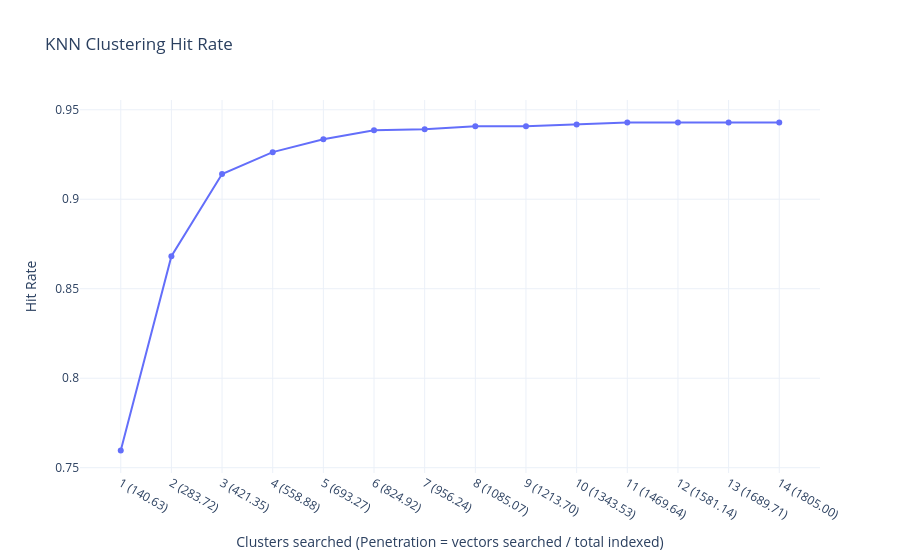

Notebook code cell kept with this figure:
### Code cell
import json
import numpy as np
from sklearn.cluster import KMeans
from sklearn.metrics import pairwise_distances_argmin_min
import plotly.graph_objects as go

# ---------------------
# Load JSON data
# ---------------------
def load_data(json_path):
    with open(json_path, 'r') as f:
        data = json.load(f)
    x = np.array(data["X"], dtype='float32')
    y = np.array(data["y"])
    return x, y

# ---------------------
# Split representatives & queries
# ---------------------
def split_representatives(x, y):
    unique_labels = np.unique(y)
    index_vectors = []
    index_labels = []
    query_vectors = []
    query_labels = []

    for label in unique_labels:
        indices = np.where(y == label)[0]
        if len(indices) == 0:
            continue
        index_vectors.append(x[indices[0]])
        index_labels.append(label)
        if len(indices) > 1:
            remaining = indices[1:]
            query_vectors.extend(x[remaining])
            query_labels.extend(y[remaining])

    return (np.array(index_vectors, dtype='float32'),
            np.array(index_labels),
            np.array(query_vectors, dtype='float32'),
            np.array(query_labels))

# ---------------------
# Build KMeans clusters
# ---------------------
def build_knn_clusters(vectors, n_clusters=14):
    kmeans = KMeans(n_clusters=n_clusters, random_state=42, n_init=10)
    kmeans.fit(vectors)
    cluster_assignments = kmeans.labels_
    clusters = {i: [] for i in range(n_clusters)}
    for idx, c in enumerate(cluster_assignments):
        clusters[c].append(idx)
    return kmeans, clusters

# ---------------------
# Evaluate hit rate (varying clusters searched)
# ---------------------
def evaluate_hit_rate_knn(kmeans, clusters, index_vectors, index_labels, query_vectors, query_labels, max_clusters=None):
    hit_rates = []
    x_labels = []
    highlight_point = None
    total_indexed = len(index_labels)
    
    n_clusters = len(clusters)
    if max_clusters is None:
        max_clusters = n_clusters

    for clusters_to_search in range(1, max_clusters + 1):
        hits = 0
        total_searched_vectors = 0

        for q_idx, q_vec in enumerate(query_vectors):
            # Distance to all centroids
            centroid_dists = np.linalg.norm(kmeans.cluster_centers_ - q_vec, axis=1)
            nearest_clusters = np.argsort(centroid_dists)[:clusters_to_search]

            # Collect candidate indices
            candidate_indices = []
            for c in nearest_clusters:
                candidate_indices.extend(clusters[c])
            total_searched_vectors += len(candidate_indices)

            # Find nearest neighbor among candidates
            if len(candidate_indices) > 0:
                candidates = index_vectors[candidate_indices]
                distances = np.linalg.norm(candidates - q_vec, axis=1)
                nn_idx = np.argmin(distances)
                nn_label = index_labels[candidate_indices[nn_idx]]
                if nn_label == query_labels[q_idx]:
                    hits += 1

        total_queries = len(query_vectors)
        hit_rate = hits / total_queries if total_queries > 0 else 0
        hit_rates.append(hit_rate)

        penetration = total_searched_vectors / total_indexed
        x_labels.append(f"{clusters_to_search} ({penetration:.2f})")

        if highlight_point is None and hit_rate >= 0.98:
            highlight_point = (clusters_to_search, hit_rate, penetration)

        print(f"Clusters searched={clusters_to_search}, Hit rate={hit_rate:.4f}, Penetration={penetration:.2f}")

    return x_labels, hit_rates, highlight_point

# ---------------------
# Plotting function
# ---------------------
def plot_hit_rate_plotly(x_labels, hit_rates, highlight_point, title="KNN Clustering Hit Rate"):
    fig = go.Figure()
    fig.add_trace(go.Scatter(
        x=x_labels,
        y=hit_rates,
        mode='lines+markers',
        name="Hit Rate",
        line=dict(width=2),
        marker=dict(size=6)
    ))

    if highlight_point:
        c_highlight, hr_highlight, penetration = highlight_point
        highlight_label = f"{c_highlight} ({penetration:.2f})"
        fig.add_trace(go.Scatter(
            x=[highlight_label],
            y=[hr_highlight],
            mode='markers+text',
            marker=dict(color='red', size=12, symbol='star'),
            text=[f"Penetration={penetration:.2f}"],
            textposition="top center",
            name="First ≥98% Hit"
        ))

    fig.update_layout(
        title=title,
        xaxis_title="Clusters searched (Penetration = vectors searched / total indexed)",
        yaxis_title="Hit Rate",
        template="plotly_white",
        hovermode="x unified"
    )
    fig.show()

# ---------------------
# Main workflow
# ---------------------
def main(json_path, n_clusters=14):
    x, y = load_data(json_path)
    index_x, index_y, query_x, query_y = split_representatives(x, y)

    kmeans, clusters = build_knn_clusters(index_x, n_clusters=n_clusters)

    x_labels, hit_rates, highlight_point = evaluate_hit_rate_knn(
        kmeans, clusters, index_x, index_y, query_x, query_y
    )

    plot_hit_rate_plotly(x_labels, hit_rates, highlight_point, title="KNN Clustering Hit Rate")

# ---------------------
# Run
# ---------------------
if __name__ == "__main__":
    main("iitd_features_1_with seprate_left_abd_wrute.json", n_clusters=14)

### Figure 1 — Plotly figure (JSON) as saved in the notebook; plotly's stock layout.template omitted (floating-point values rounded to 4 significant figures)
{"data": [{"line": {"width": 2}, "marker": {"size": 6}, "mode": "lines+markers", "name": "Hit Rate", "type": "scatter", "x": ["1 (140.63)", "2 (283.72)", "3 (421.35)", "4 (558.88)", "5 (693.27)", "6 (824.92)", "7 (956.24)", "8 (1085.07)", "9 (1213.70)", "10 (1343.53)", "11 (1469.64)", "12 (1581.14)", "13 (1689.71)", "14 (1805.00)"], "y": [0.7596, 0.8681, 0.9141, 0.9263, 0.9335, 0.9385, 0.9391, 0.9407, 0.9407, 0.9418, 0.9429, 0.9429, 0.9429, 0.9429]}], "layout": {"hovermode": "x unified", "title": {"text": "KNN Clustering Hit Rate"}, "xaxis": {"title": {"text": "Clusters searched (Penetration = vectors searched / total indexed)"}}, "yaxis": {"title": {"text": "Hit Rate"}}}}
